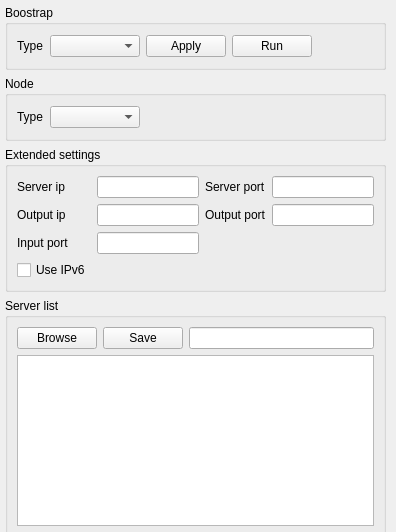
<?xml version="1.0" encoding="UTF-8"?>
<ui version="4.0">
 <class>Configurator</class>
 <widget class="QWidget" name="Configurator">
  <property name="geometry">
   <rect>
    <x>0</x>
    <y>0</y>
    <width>396</width>
    <height>532</height>
   </rect>
  </property>
  <property name="sizePolicy">
   <sizepolicy hsizetype="Preferred" vsizetype="Preferred">
    <horstretch>0</horstretch>
    <verstretch>0</verstretch>
   </sizepolicy>
  </property>
  <property name="minimumSize">
   <size>
    <width>396</width>
    <height>290</height>
   </size>
  </property>
  <property name="maximumSize">
   <size>
    <width>396</width>
    <height>532</height>
   </size>
  </property>
  <property name="windowTitle">
   <string>Form</string>
  </property>
  <widget class="QWidget" name="verticalLayoutWidget">
   <property name="geometry">
    <rect>
     <x>0</x>
     <y>0</y>
     <width>391</width>
     <height>546</height>
    </rect>
   </property>
   <layout class="QVBoxLayout" name="mainLayout">
    <property name="leftMargin">
     <number>5</number>
    </property>
    <property name="topMargin">
     <number>5</number>
    </property>
    <property name="rightMargin">
     <number>5</number>
    </property>
    <item>
     <widget class="QGroupBox" name="boostrapBox">
      <property name="sizePolicy">
       <sizepolicy hsizetype="Preferred" vsizetype="Preferred">
        <horstretch>0</horstretch>
        <verstretch>0</verstretch>
       </sizepolicy>
      </property>
      <property name="minimumSize">
       <size>
        <width>348</width>
        <height>65</height>
       </size>
      </property>
      <property name="title">
       <string>Boostrap</string>
      </property>
      <layout class="QHBoxLayout" name="horizontalLayout">
       <item>
        <layout class="QHBoxLayout" name="boostrapHLayout">
         <item>
          <widget class="QLabel" name="boostrapLabel">
           <property name="text">
            <string>Type</string>
           </property>
          </widget>
         </item>
         <item>
          <widget class="QComboBox" name="boostrapTypeBox">
           <property name="minimumSize">
            <size>
             <width>90</width>
             <height>22</height>
            </size>
           </property>
          </widget>
         </item>
         <item>
          <widget class="QPushButton" name="applyButton">
           <property name="minimumSize">
            <size>
             <width>80</width>
             <height>21</height>
            </size>
           </property>
           <property name="text">
            <string>Apply</string>
           </property>
          </widget>
         </item>
         <item>
          <widget class="QPushButton" name="runButton">
           <property name="minimumSize">
            <size>
             <width>80</width>
             <height>21</height>
            </size>
           </property>
           <property name="text">
            <string>Run</string>
           </property>
          </widget>
         </item>
         <item>
          <spacer name="horizontalSpacer_2">
           <property name="orientation">
            <enum>Qt::Horizontal</enum>
           </property>
           <property name="sizeHint" stdset="0">
            <size>
             <width>40</width>
             <height>20</height>
            </size>
           </property>
          </spacer>
         </item>
        </layout>
       </item>
      </layout>
     </widget>
    </item>
    <item>
     <widget class="QGroupBox" name="nodeTypeBox">
      <property name="minimumSize">
       <size>
        <width>348</width>
        <height>65</height>
       </size>
      </property>
      <property name="title">
       <string>Node</string>
      </property>
      <layout class="QHBoxLayout" name="horizontalLayout_3">
       <item>
        <layout class="QHBoxLayout" name="nodeTypeHLayout" stretch="0,0,0">
         <item>
          <widget class="QLabel" name="nodeTypeLabel">
           <property name="text">
            <string>Type</string>
           </property>
          </widget>
         </item>
         <item>
          <widget class="QComboBox" name="nodeTypeComboBox">
           <property name="sizePolicy">
            <sizepolicy hsizetype="Preferred" vsizetype="Fixed">
             <horstretch>0</horstretch>
             <verstretch>0</verstretch>
            </sizepolicy>
           </property>
           <property name="minimumSize">
            <size>
             <width>90</width>
             <height>22</height>
            </size>
           </property>
           <property name="layoutDirection">
            <enum>Qt::LeftToRight</enum>
           </property>
          </widget>
         </item>
         <item>
          <spacer name="horizontalSpacer">
           <property name="orientation">
            <enum>Qt::Horizontal</enum>
           </property>
           <property name="sizeHint" stdset="0">
            <size>
             <width>40</width>
             <height>20</height>
            </size>
           </property>
          </spacer>
         </item>
        </layout>
       </item>
      </layout>
     </widget>
    </item>
    <item>
     <widget class="QGroupBox" name="extendedBox">
      <property name="title">
       <string>Extended settings</string>
      </property>
      <layout class="QVBoxLayout" name="verticalLayout_2">
       <item>
        <layout class="QGridLayout" name="gridLayout">
         <item row="3" column="0">
          <widget class="QCheckBox" name="ipv6CheckBox">
           <property name="text">
            <string>Use IPv6</string>
           </property>
          </widget>
         </item>
         <item row="1" column="2">
          <widget class="QLabel" name="outputPortLabel">
           <property name="text">
            <string>Output port</string>
           </property>
          </widget>
         </item>
         <item row="0" column="0">
          <widget class="QLabel" name="serverIpLabel">
           <property name="text">
            <string>Server ip</string>
           </property>
          </widget>
         </item>
         <item row="1" column="0">
          <widget class="QLabel" name="outputIpLabel">
           <property name="text">
            <string>Output ip</string>
           </property>
          </widget>
         </item>
         <item row="1" column="3">
          <widget class="QLineEdit" name="outputPortEdit"/>
         </item>
         <item row="2" column="0">
          <widget class="QLabel" name="inputPortLabel">
           <property name="text">
            <string>Input port</string>
           </property>
          </widget>
         </item>
         <item row="1" column="1">
          <widget class="QLineEdit" name="outputIpEdit"/>
         </item>
         <item row="2" column="1">
          <widget class="QLineEdit" name="inputPortEdit"/>
         </item>
         <item row="0" column="1">
          <widget class="QLineEdit" name="serverIpEdit"/>
         </item>
         <item row="0" column="3">
          <widget class="QLineEdit" name="serverPortEdit"/>
         </item>
         <item row="0" column="2">
          <widget class="QLabel" name="serverPortLabel">
           <property name="text">
            <string>Server port</string>
           </property>
          </widget>
         </item>
        </layout>
       </item>
      </layout>
     </widget>
    </item>
    <item>
     <widget class="QGroupBox" name="listBox">
      <property name="minimumSize">
       <size>
        <width>348</width>
        <height>240</height>
       </size>
      </property>
      <property name="title">
       <string>Server list</string>
      </property>
      <layout class="QHBoxLayout" name="horizontalLayout_2">
       <item>
        <layout class="QGridLayout" name="gridLayout_2">
         <item row="1" column="0" colspan="3">
          <widget class="QListWidget" name="listWidget"/>
         </item>
         <item row="0" column="0">
          <widget class="QPushButton" name="browseListButton">
           <property name="minimumSize">
            <size>
             <width>80</width>
             <height>21</height>
            </size>
           </property>
           <property name="text">
            <string>Browse</string>
           </property>
          </widget>
         </item>
         <item row="0" column="2">
          <widget class="QLineEdit" name="listEdit">
           <property name="readOnly">
            <bool>true</bool>
           </property>
          </widget>
         </item>
         <item row="0" column="1">
          <widget class="QPushButton" name="saveListButton">
           <property name="minimumSize">
            <size>
             <width>80</width>
             <height>21</height>
            </size>
           </property>
           <property name="text">
            <string>Save</string>
           </property>
          </widget>
         </item>
        </layout>
       </item>
      </layout>
     </widget>
    </item>
    <item>
     <spacer name="verticalSpacer">
      <property name="orientation">
       <enum>Qt::Vertical</enum>
      </property>
      <property name="sizeHint" stdset="0">
       <size>
        <width>20</width>
        <height>40</height>
       </size>
      </property>
     </spacer>
    </item>
   </layout>
  </widget>
 </widget>
 <resources/>
 <connections/>
</ui>
